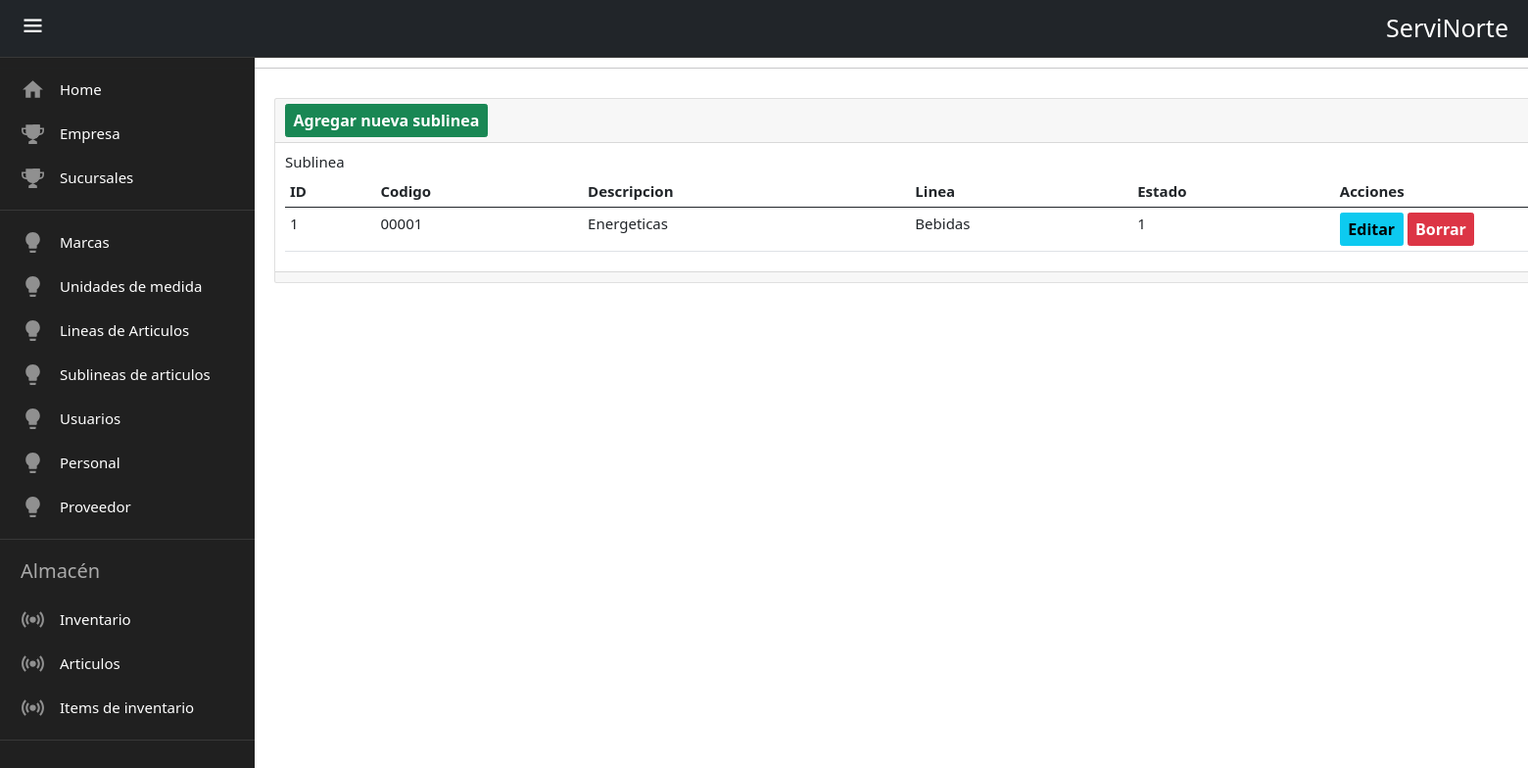
Screenshot of /sublinea/ with the database file from the repository.
### servinorte_r/models.py (models this page shows, shortened)
class sublineas_articulos(models.Model):
    class SubLineaArticuloRole(models.TextChoices):
        ACTIVO = "1"
        INACTIVO = "0"
    codigo_sublinea = models.CharField(
        max_length=15, help_text="El codigo de la sublinea. "
    )
    sublinea_descripcion = models.CharField(
        max_length=100, help_text="La descripcion de la sublinea. "
    )
    lineas_articulos = models.ForeignKey(lineas_articulos, on_delete=models.CASCADE)
    estado = models.CharField(
        verbose_name="La validacion de estado es. ",
        choices=SubLineaArticuloRole.choices,
        max_length=1,
    )

class lineas_articulos(models.Model):
    class LineaArticuloRole(models.TextChoices):
        ACTIVO = "1"
        INACTIVO = "0"
    codigo_linea = models.CharField(
        max_length=15, help_text="El codigo de la linea de articulos. "
    )
    linea_descripcion = models.CharField(
        max_length=100, help_text="La descripcion de la linea de articulos. "
    )
    grupos_proveedor = models.ForeignKey(grupos_proveedor, on_delete=models.CASCADE)
    activo = models.CharField(
        verbose_name="La validacion de situacion es. ",
        choices=LineaArticuloRole.choices,
        max_length=1,
    )
    def __str__(self):
        return self.linea_descripcion

### servinorte_r/views.py (the view)
# urls.py: path('sublinea/',views.sublineas,name='sublinea'),
def sublineas(request):
    sublineas=sublineas_articulos.objects.all()
    return render(request,"sublinea_articulo/index.html",{'sublineas':sublineas})

### templates/sublinea_articulo/index.html
{% extends 'base.html' %}{% block content %}
<hr />
<div class="contenedor">
  <div class="card">
    <div class="card-header">
      <a
        name=""
        id=""
        class="btn btn-success text-white"
        style="font-size: medium; font-weight: bold"
        href="{% url 'crear_sublinea' %}"
        role="button"
      >
        Agregar nueva sublinea
      </a>
    </div>
    <div class="card-body">
      <h4 class="card-title">Sublinea</h4>
      <table class="table">
        <thead>
          <tr>
            <th>ID</th>
            <th>Codigo</th>
            <th>Descripcion</th>
            <th>Linea</th>
            <th>Estado</th>
            <th>Acciones</th>
          </tr>
        </thead>
        <tbody>
          {% for sublinea in sublineas %}
          <tr>
            <td>{{ sublinea.id }}</td>
            <td>{{ sublinea.codigo_sublinea }}</td>
            <td>{{ sublinea.sublinea_descripcion }}</td>
            <td>{{ sublinea.lineas_articulos }}</td>
            <td>{{ sublinea.estado }}</td>
            <td>
              <a
                name=""
                id=""
                class="btn btn-info"
                style="font-size: medium; font-weight: bold"
                href="{% url 'editar_sublinea' sublinea.id %}"
                role="button"
              >
                Editar
              </a>
              <a
                name=""
                id=""
                class="btn btn-danger"
                style="font-size: medium; font-weight: bold"
                href="{% url 'eliminar_sublinea' sublinea.id %}"
                role="button"
              >
                Borrar
              </a>
            </td>
          </tr>
          {% endfor %}
        </tbody>
      </table>
    </div>
    <div class="card-footer text-muted"></div>
  </div>
</div>
{% endblock %}

### servinorte_r/static/css/style.css (style rules this page uses)
:root { --fondo-color:#231e27; --items-color:#202020; --border-color:#383838; --text-color:#e7e7e7; }
* { padding: 0; box-sizing: border-box; margin: 0; }
html { font-size: 62.5%; font-family: sans-serif; }
body { width: 100%; height: 100vh; background-color: #231e27; position: relative; }
.contenedor { width:1600px; margin-left:280px; margin-top: 30px; font-size: 150%; }

### rows the page displays
sublineas_articulos: id "1", codigo_sublinea "00001", sublinea_descripcion "Energeticas", lineas_articulos "Bebidas", estado "1"
